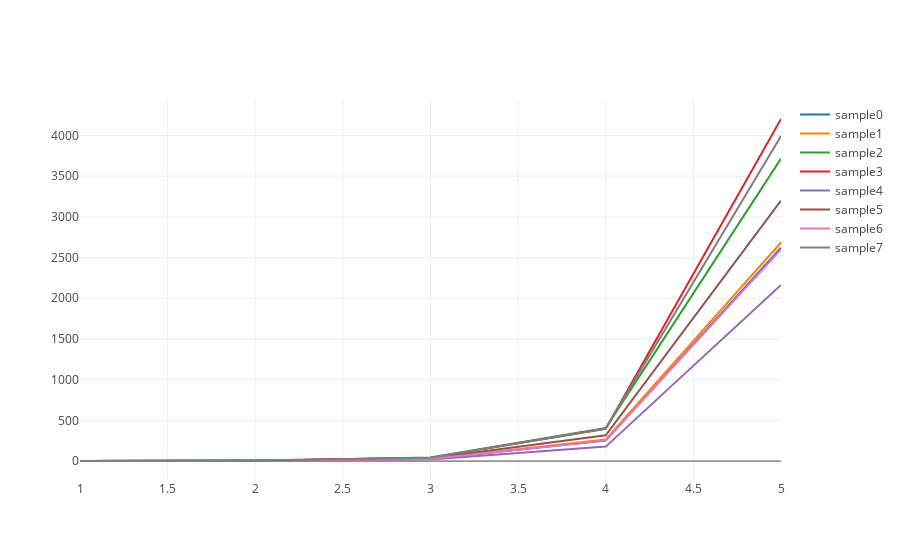

This figure's notebook cell:
### Code cell
iplot(X.tolist(), image='svg')

### Figure 1 — Plotly figure (JSON) as saved in the notebook; plotly's stock layout.template omitted (floating-point values rounded to 4 significant figures)
{"data": [{"mode": "lines", "name": "sample0", "type": "scatter", "x": [1, 2, 3, 4, 5], "y": [1, 2.984, 26.65, 251.3, 2621.0]}, {"mode": "lines", "name": "sample1", "type": "scatter", "x": [1, 2, 3, 4, 5], "y": [1, 3.08, 28.69, 265.5, 2685.0]}, {"mode": "lines", "name": "sample2", "type": "scatter", "x": [1, 2, 3, 4, 5], "y": [1, 4.13, 43.49, 405.5, 3716.0]}, {"mode": "lines", "name": "sample3", "type": "scatter", "x": [1, 2, 3, 4, 5], "y": [1, 5.743, 42.08, 397.2, 4203.0]}, {"mode": "lines", "name": "sample4", "type": "scatter", "x": [1, 2, 3, 4, 5], "y": [1, 2.655, 18.21, 177.7, 2163.0]}, {"mode": "lines", "name": "sample5", "type": "scatter", "x": [1, 2, 3, 4, 5], "y": [1, 4.178, 34.4, 316.1, 3199.0]}, {"mode": "lines", "name": "sample6", "type": "scatter", "x": [1, 2, 3, 4, 5], "y": [1, 2.845, 24.69, 253.9, 2599.0]}, {"mode": "lines", "name": "sample7", "type": "scatter", "x": [1, 2, 3, 4, 5], "y": [1, 4.157, 40.11, 398.9, 3994.0]}], "layout": {}}
